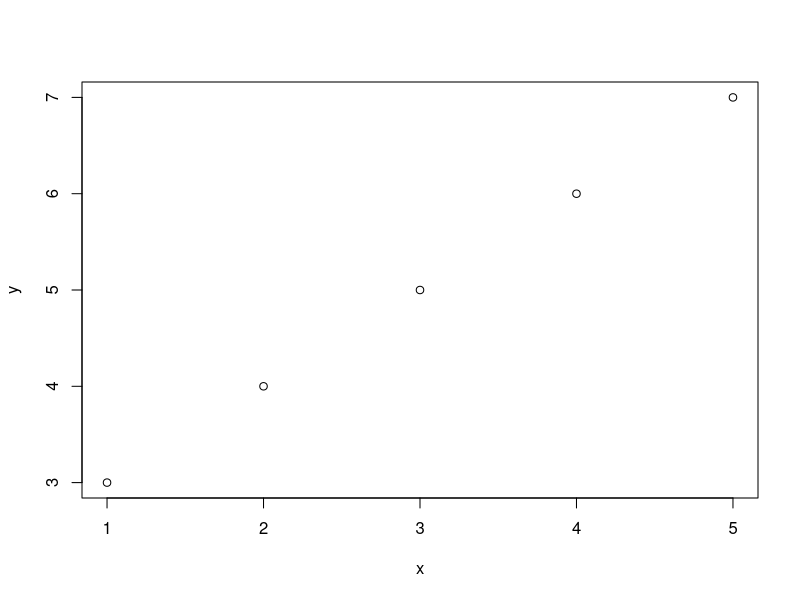

Recreate this plot in R. (Note: this script raises an error after producing the figure.)
# Introdução ao R
# Author: Victor Gabriel Alcantara 
# Date:  
# Github: https://github.com/victorgalcantara 
# LinkedIn: https://www.linkedin.com/in/victorgalcantara/ 

# Parte I - Operações elementares ----------------------------------------------
## 1. Operações básicas ----
# "+" \ "-" \ "*" \ "/" \ "%%"
2+3
2*3

# Respeita ordem PEMDAS
# Parenteses> Expoentes > Multiplicação > Divisão > Adição > Subtração
2+2*3
2+2*3/3

# Divisão inteira: quanto sobra da divisão
4%%2
3%%2

# No python não tem isso!
pi-2

## 2. Operações lógicas ----
# São operações em testamos uma sentença tendo como resultado:
# TRUE (T) ou FALSE (F)

2 > 2  # Maior que
2 >= 2 # Maior ou igual

"eu" == "todo mundo" # Igualdade
"eu" == "eu"
"eu" != "vc"         # Diferença

# Nota importante: "!" opera como um sinal de negação/diferença

"eu" %in% c("vc","todo mundo") # Generalização - se contém

!("eu" %in% c("vc","todo mundo"))

### 2.2 Relações "OU" e "E" ----
# "|" para "OU"
2 > 2 | 2 == 2
2 > 2 | 2 < 2

# "&" para "E"
2 > 2 & 2 == 2
2 > 1 & 2 == 2

## 3. Condicional ----
# se verificado isso, aplique aquilo
# else: ou, se não verificado, aplique aquilo outro

if(2 > 3){"Não sei lógica"}else{"Sei lógica!"} # Teste executar apenas 
                                               # a primeira parte

T+T+F

true_igual_um <- c(T,T,T,F)
true_igual_um + 1

## 4. Loops ----
a=1
while (a<=10)  {
  print (a)
  a=a+1
}

a=1
repeat {
  print (a)
  a=a+1
  if (a >= 10) break()
}

for(i in 1:5){
  print(i)
  }

# Funções ----
# são operações já programadas
# (input-processo-output)
# nome_da_função(parâmetros)

# Exemplo de funções
# Parâmetros = input
ifelse(2>3,"Que isso?","Ah, tá.")
ifelse # Veja como essa função está programada

sum(true_igual_um)

# 5. Pacotes ----
# são conj. de funções
# devem ser instalados    : install.packages()
# deve carregar na memória: library()
install.packages("tidyverse") # Principal biblioteca de funções para manuseio
library(tidyverse)

# Parte II - Classes de objetos ------------------------------------------------

# 6. Objetos ----
# objetos guardam informações na memória

x <- 1:5
y <- x+2

plot(x=x,y=y,
     # xlim=c(0,5),
     # ylim=c(0,10),
     # type = "line"
     )

## 7. Vetores ----
# Def.: coleção ordenada de dados de mesma classe/tipo
# Propriedades: nome, tipo/classe, elementos, dimensão
# 0. Unidade básica no R
# 1. Apenas uma dimensão
# 2. Só aceita uma classe (núm, char, logi)
# 3. Default: string sobrepõe

x <- c(2,4,4,6,12,16,2,4)
y <- c("Fulano","Ciclano","Beltrano","Tetrano")
z <- c(T,F,T,F)

w <- c(x,y,z)
w # observe o que compõe o vetor "w"
class(w)

# Factor: isso também não tem no py! ;)
a <- c("Bom","Ruim","Regular","Péssimo")

a <- factor(a,
            levels=c("Péssimo","Ruim","Regular","Bom"),
            labels=c("Péssimo","Ruim","Regular","Bom"),
            ordered=T
)

a
levels(a)

# Agora podemos fazer algumas operações com factor
min(a)
max(a)

## 8. Data frame ----
# Def.: coleção de vetores de mesma dimensão que guardam infos
# Propriedades: dim e str
# 0. Dados estruturados em observações x variáveis (survey)

idad  <- c(65,74,21,24,27,34,24,23)
educ  <- c(2,2,12,14,12,16,14,14)
rend  <- c(1200,1600,1800,2200,1800,6400,2300,2500)
sexo  <- c("M","F","F","M","F","M","F","M")
raca  <- c("Branca","Parda","Preta","Parda","Preta","Branca",
           "Parda","Amarela")

d <- data.frame(educ = educ, idad = idad, rend = rend,
                sexo = sexo, raca = raca)

# Verbos importantes ----
# Visualizar dados - fluxo de trabalho

class(d)  # classe do objeto
dim(d)    # dimensão da base (linhas x colunas)
head(d)   # Primeiros 5 casos
tail(d)   # Últimos 5 casos
str(d)    # Estrutura dos dados

summary(d)      # sumário das variáveis
summary(d$rend) # sumário de uma variável
summary(d$sexo) # sumário de uma variável

### 8.1 Subset ----
# como acessar os dados [linhas,colunas]
d[1,1]

subset(x = d, subset = sexo == "F")
subset(x = d, select = "sexo")

### 8.2 Recodificação ----

# Renda
d[,"ln_rend"] <- log(d[,"rend"])

# Raca
negra   <- d[,"raca"] %in% c("Preta","Parda")
branca  <- d[,"raca"] == "Branca"
indigena<- d[,"raca"] == "Indígena"
amarela <- d[,"raca"] == "Amarela"

d[negros,"vd_raca"]    <- "negra"
d[brancos,"vd_raca"]   <- "branca"
d[indigenas,"vd_raca"] <- "indígena"
d[amarelos,"vd_raca"]  <- "amarela"

# Raca e sexo
m_negra   <- d[,"raca"] %in% c("Preta","Parda") &
             d[,"sexo"] == "F"

h_negro   <- d[,"raca"] %in% c("Preta","Parda") &
  d[,"sexo"] == "M"

# vocês entenderam...

# Funções que facilitam a nossa vida: pacote TIDYVERSE

# Usando tidyverse ----
# 8.3 Verbo "mutate" ----

d <- mutate(d, "lnRenda"=log(rend))

d <- mutate(d, "vd_raca"=case_when(
  raca == "Preta" ~ "Negra",
  raca == "Parda" ~ "Negra",
  raca == "Branca" ~ "Branca",
  raca == "Indígena" ~ "Indígena",
  raca == "Amarela" ~ "Amarela",
))

d <- mutate(d, "sexo_raca" = case_when(
  sexo == "F" & raca == "Branca"   ~ "Mulher Branca",
  sexo == "F" & raca == "Preta"    ~ "Mulher Preta",
  sexo == "F" & raca == "Parda"    ~ "Mulher Parda",
  sexo == "F" & raca == "Indígena" ~ "Mulher Indígena",
  sexo == "F" & raca == "Amarela" ~ "Mulher Amarela",
  
  sexo == "M" & raca == "Branca"   ~ "Homem Branco",
  sexo == "M" & raca == "Preta"    ~ "Homem Preto",
  sexo == "M" & raca == "Parda"    ~ "Homem Pardo",
  sexo == "M" & raca == "Indígena" ~ "Homem Indígena",
  sexo == "M" & raca == "Amarela" ~ "Mulher Amarelo",
))

## 8.5 Select e Filter ----
# selecionar variáveis e filtrar casos

# Jovens
d <- d %>% filter(idad > 15  & idad < 29)

d <- d %>% select(educ,rend,sexo_raca)